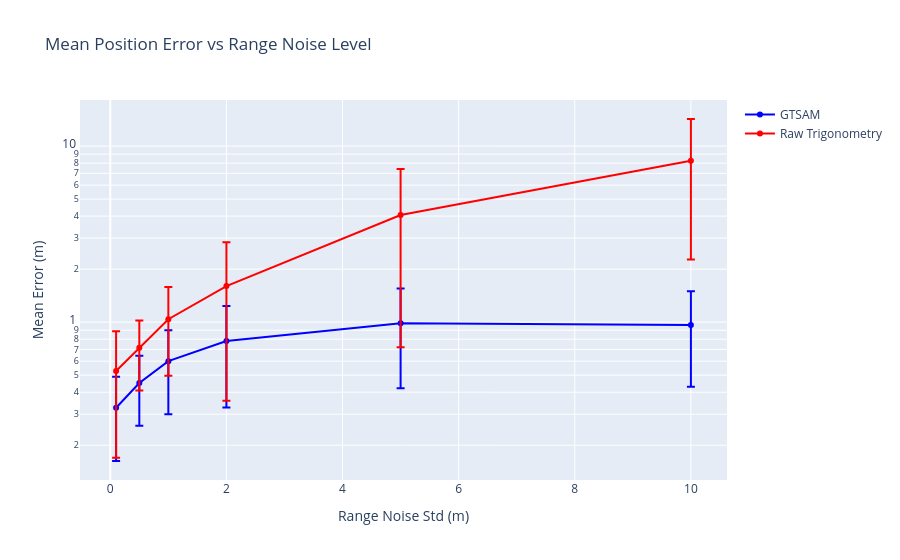
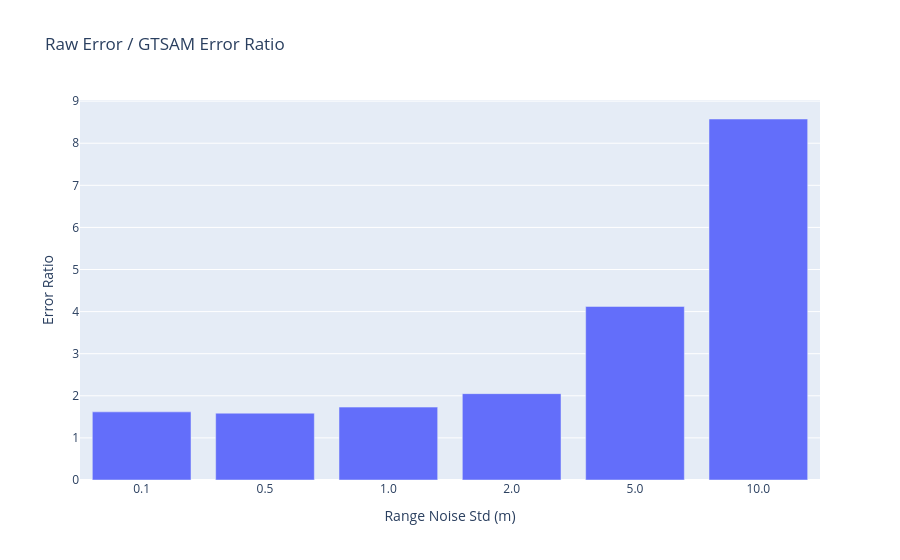

Write notebook code for charts like these, in order.
### Code cell
# Additional Plots
# 1. Mean Error vs Noise Level
mean_gtsam = [np.mean(gtsam_errors[noise]) for noise in noise_levels]
std_gtsam = [np.std(gtsam_errors[noise]) for noise in noise_levels]
mean_raw = [np.mean(raw_errors[noise]) for noise in noise_levels]
std_raw = [np.std(raw_errors[noise]) for noise in noise_levels]

fig2 = go.Figure()
fig2.add_trace(go.Scatter(
    x=noise_levels,
    y=mean_gtsam,
    error_y=dict(type='data', array=std_gtsam),
    mode='lines+markers',
    name='GTSAM',
    line=dict(color='blue')
))
fig2.add_trace(go.Scatter(
    x=noise_levels,
    y=mean_raw,
    error_y=dict(type='data', array=std_raw),
    mode='lines+markers',
    name='Raw Trigonometry',
    line=dict(color='red')
))
fig2.update_layout(
    title='Mean Position Error vs Range Noise Level',
    xaxis_title='Range Noise Std (m)',
    yaxis_title='Mean Error (m)',
    yaxis_type='log'
)
fig2.show()

# 2. Error Reduction Ratio
ratios = [np.mean(raw_errors[noise]) / np.mean(gtsam_errors[noise]) for noise in noise_levels]

fig3 = go.Figure()
fig3.add_trace(go.Bar(
    x=[str(n) for n in noise_levels],
    y=ratios,
    name='Error Reduction Ratio'
))
fig3.update_layout(
    title='Raw Error / GTSAM Error Ratio',
    xaxis_title='Range Noise Std (m)',
    yaxis_title='Error Ratio'
)
fig3.show()

### Figure 1 — Plotly figure (JSON) as saved in the notebook; plotly's stock layout.template omitted (floating-point values rounded to 4 significant figures)
{"data": [{"error_y": {"array": [0.1638, 0.1928, 0.3002, 0.4532, 0.5647, 0.534], "type": "data"}, "line": {"color": "blue"}, "mode": "lines+markers", "name": "GTSAM", "type": "scatter", "x": [0.1, 0.5, 1, 2, 5, 10], "y": [0.3265, 0.4509, 0.6004, 0.781, 0.9854, 0.963]}, {"error_y": {"array": [0.3585, 0.3067, 0.544, 1.244, 3.342, 5.987], "type": "data"}, "line": {"color": "red"}, "mode": "lines+markers", "name": "Raw Trigonometry", "type": "scatter", "x": [0.1, 0.5, 1, 2, 5, 10], "y": [0.5284, 0.7157, 1.039, 1.602, 4.062, 8.258]}], "layout": {"title": {"text": "Mean Position Error vs Range Noise Level"}, "xaxis": {"title": {"text": "Range Noise Std (m)"}}, "yaxis": {"title": {"text": "Mean Error (m)"}, "type": "log"}}}

### Figure 2 — Plotly figure (JSON) as saved in the notebook; plotly's stock layout.template omitted (floating-point values rounded to 4 significant figures)
{"data": [{"name": "Error Reduction Ratio", "type": "bar", "x": ["0.1", "0.5", "1.0", "2.0", "5.0", "10.0"], "y": [1.618, 1.587, 1.731, 2.051, 4.122, 8.575]}], "layout": {"title": {"text": "Raw Error / GTSAM Error Ratio"}, "xaxis": {"title": {"text": "Range Noise Std (m)"}}, "yaxis": {"title": {"text": "Error Ratio"}}}}
